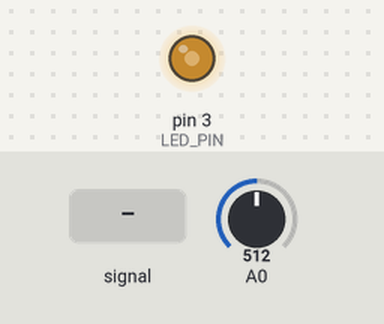
This sketch was run on a simulated Arduino Uno, built with avr-gcc and run on an emulated ATmega328P. Parts: output pins drawn as LEDs (lit = HIGH). Inputs (shaded band) come from the test bench; at power-on: A0 = 512. What the sketch prints to the serial monitor is not drawn.

Above: at 1.2 s.
1.3 s: A0 fed a 200 Hz sine of ±81 counts around its level
4.3 s: A0 set to 900
At 5.2 s:
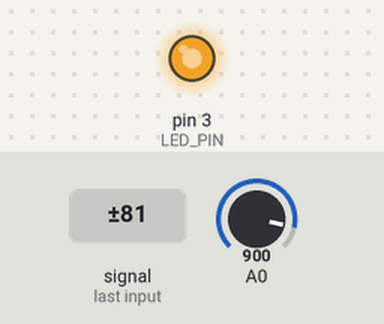
5.8 s: A0 set to 122
At 6.3 s:
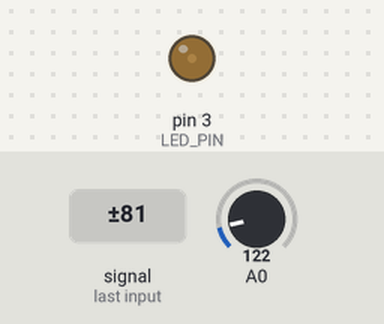
7.3 s: A0 set to 0
At 8.6 s:
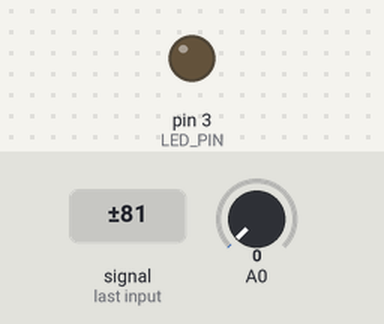
Timing chart, 0 to 9.8 s (numbered marks = the images above; inputs shaded):
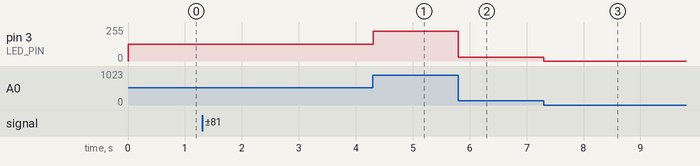

The sketch:

Mass.ino
```cpp
#define LED_PIN 3
#define IR_DIST_SENS A0

#define MA 10

void setup() {
  Serial.begin(115200);
  pinMode(LED_PIN, OUTPUT);

  byte counter = 0;
  while (counter < MA)
  {
    measure(IR_DIST_SENS);
    counter++;
  }
}

void loop() {
  int distance = measure(IR_DIST_SENS);
  Serial.println(distance);
  analogWrite(LED_PIN, map(distance, 0, 1023, 0, 255));
}

int measure(int pin)
{
  static int measurements[MA];
  for (int i = 0; i < MA - 1; i++)
  {
    measurements[i] = measurements[i + 1];
  }

  measurements[MA - 1] = analogRead(pin);

  long mean = 0;
  for (int i = 0; i < MA; i++)
  {
    mean += measurements[i];
  }

  return mean /= MA;
}
```

Measured:
- after the input at 4.3 s, pin 3 (LED_PIN): 127/255 → 224/255 at once
- after the input at 5.8 s, pin 3 (LED_PIN): 224/255 → 30/255 at once
- after the input at 7.3 s, pin 3 (LED_PIN): 30/255 → 0/255 at once
